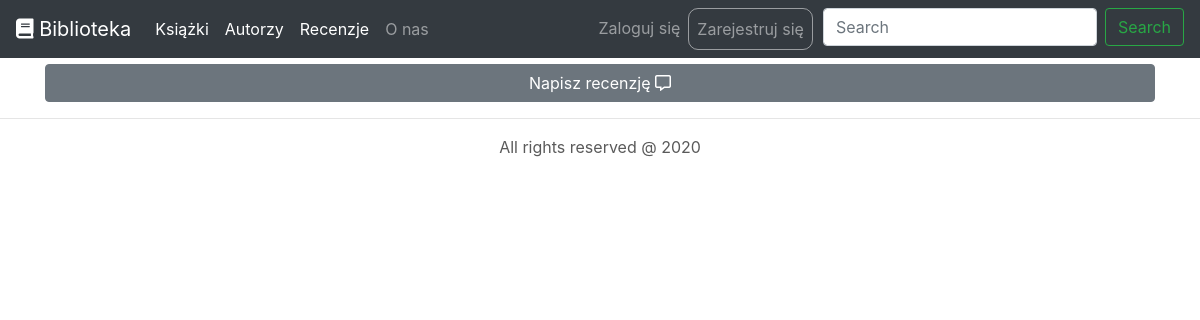
/recenzje, run on an earlier commit of the app's database.
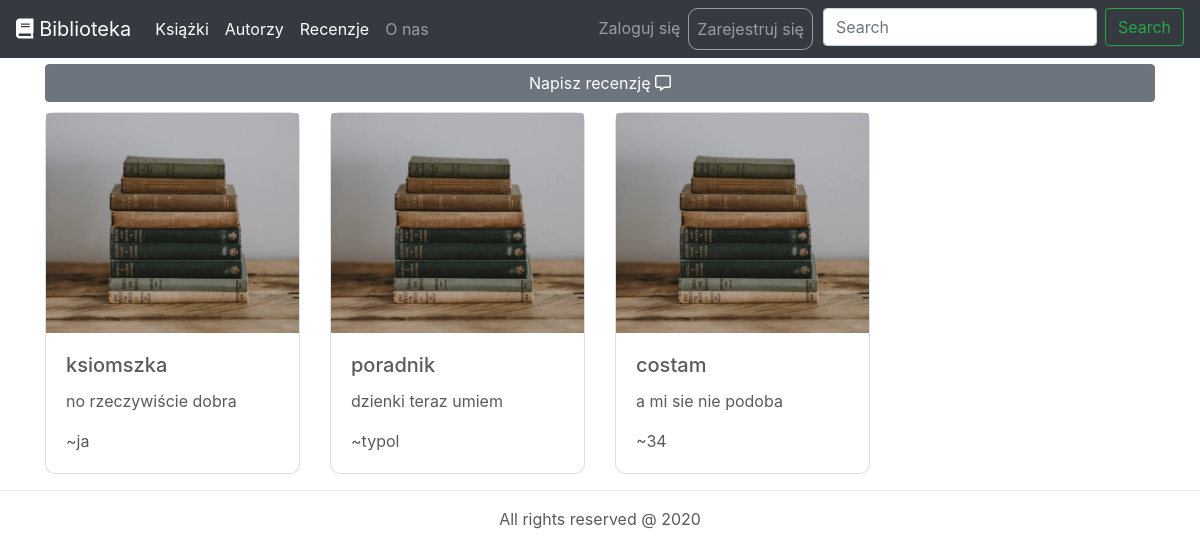
And on a later commit of the database.
### books/models.py (models this page shows, shortened)
class Review(models.Model):
    book = models.ForeignKey(to=Book, verbose_name="recenzowana książka", on_delete=models.CASCADE)
    author = models.CharField(verbose_name="autor recenzji", max_length=250)
    content = models.TextField(verbose_name="treść recenzji")
    is_recommended = models.BooleanField(verbose_name="polecam innym")
    class Meta:
        verbose_name = "recenzja"
        verbose_name_plural = "recenzje"

class Book(models.Model):
    title = models.CharField(verbose_name="Tytuł", max_length=100)
    short_description = models.TextField(verbose_name="Opis")
    published = models.DateField()
    photo = models.ImageField(verbose_name="zdjęcie", blank=True)
    author = models.ManyToManyField(to="books.Author", verbose_name="autorzy", related_name="books")
    class Meta:
        ordering = ["title"]
        verbose_name = "książka"
        verbose_name_plural = "książki"

### books/views.py (the view)
# urls.py: path("recenzje", views.ReviewList.as_view(), name="review_list"),
class ReviewList(ListView):
    model = Review
    template_name = "books/review_list.html"

### books/templates/books/review_list.html
{% extends 'base.html' %}
{% load static %}
{% block content %}
    <div class="container mt-3" style="border-radius: 50px">
        <a href="{% url 'review_create' %}" class="btn btn-secondary btn-block"  >
            Napisz recenzję <i class="far fa-comment-alt"></i>
        </a>
        <div class="row" style="border-radius: 50px">
            {% for review in review_list %}
                {% include "components/review_tiles.html" %}
            {% endfor %}
        </div>
    </div>
    <hr>
{% endblock %}

### books/templates/base.html (shortened to what this page needs)
{% load static %}
<!DOCTYPE html>
<html lang="en">
<head>
    <link type="text/css" rel="stylesheet" href="{% static 'css/btstrapmin.css' %}">
    <link type="text/css" rel="stylesheet" href="{% static 'css/carousel.css' %}">
    <link type="text/css" rel="stylesheet" href="{% static 'css/all.css' %}">
    <link type="text/css" rel="stylesheet" href="{% static 'css/style.css' %}">
</head>
<body >
{% include "components/navbar.html" %}
{% block content %}
{% endblock %}
{% include "components/footer.html" %}
</body>
</html>

### books/templates/components/navbar.html (shortened to what this page needs)
<nav class="navbar navbar-expand-md navbar-dark fixed-top bg-dark">
    <a class="navbar-brand" href="{% url 'title' %}"><i class="fas fa-book"></i> Biblioteka</a>
    <div class="collapse navbar-collapse" id="navbarCollapse">
        <ul class="navbar-nav mr-auto">
            <li class="nav-item active">
                <a class="nav-link" href="{% url 'lista' %}">Książki </a>
            </li>
            <li class="nav-item active">
                <a class="nav-link" href="{% url 'author_list' %}">Autorzy <span class="sr-only">(current)</span></a>
            </li>
            <li class="nav-item active">
                <a class="nav-link" href="{% url 'review_list' %}">Recenzje <span class="sr-only">(current)</span></a>
            </li>
            <li class="nav-item">
                <a class="nav-link" href="{% url 'about' %}">O nas</a>
            </li>
        </ul>
        <ul class="navbar-nav ml-auto" >
            {% if not user.is_authenticated %}
                <li class="nav-item">
                    <a href="{% url 'login' %}" class="nav-link">Zaloguj się</a>
                </li>
                <li class="nav-item">
                    <a href="{% url 'user_signup' %}" class="nav-link" style="border-style: solid; border-width: 1px;
                        border-radius: 10px">Zarejestruj się</a>
                </li>
            {% else %}
                <li class="nav-item">
                    <a href="{% url 'logout' %}" class="nav-link" style="border-style: solid; border-width: 1px;
                        border-radius: 10px">Wyloguj się</a>
                </li>
            {% endif %}
            <li class="nav-item" style="padding-left: 10px">
                <form class="form-inline mt-2 mt-md-0" method="get" action="{% url 'search' %}">
                    <input class="form-control mr-sm-2" type="text" placeholder="Search" aria-label="Search" name="q">
                    <button class="btn btn-outline-success my-2 my-sm-0" type="submit">Search</button>
                </form>
            </li>
        </ul>
    </div>
</nav>

### books/templates/components/review_tiles.html
{% load static %}
<div class="col-12 col-md-3" style="padding-top: 10px">
    <div class="card h-100" style="border-radius: 10px">
        {% if review.book.photo.url is not None %}
            <a href="{% url 'review_details' review.id %}"><img  src="{{ review.book.photo.url }}" class="card-img-top" alt="..." style="height: 220px; object-fit: cover"></a>
        {% else %}
            <a href="{% url 'review_details' review.id %}"><img  src="{% static '3.jpg' %}" class="card-img-top" alt="..."style="height: 220px; object-fit: cover"></a>
        {% endif %}
        <div class="card-body" >
            <h5 class="card-title"><a href="{% url 'review_details' review.id %}">{{ review.book.title }}</a></h5>
            <p class="card-text">{{ review.content|truncatewords:10 }}</p>
            <p class="card-text" style="">~{{ review.author }}</p>
        </div>
    </div>
</div>

### books/templates/components/footer.html
<footer class="footer">
    <div class="container text-center">
        <p>All rights reserved @ 2020</p>
    </div>
</footer>

### books/static/css/carousel.css (style rules this page uses)
body { padding-top: 3rem; padding-bottom: 3rem; color: #5a5a5a; }

### books/static/css/all.css (style rules this page uses)
.fa, .fas, .far, .fal, .fad, .fab { -moz-osx-font-smoothing: grayscale; -webkit-font-smoothing: antialiased; display: inline-block; font-style: normal; font-variant: normal; text-rendering: auto; line-height: 1; }
.fa-book:before { content: "\f02d"; }
.fa-comment-alt:before { content: "\f27a"; }
.far { font-family: 'Font Awesome 5 Free'; font-weight: 400; }
.fa, .fas { font-family: 'Font Awesome 5 Free'; font-weight: 900; }

### books/static/css/style.css (style rules this page uses)
.card-title a:link { color: inherit; }

What changed in the data, as far as the page shows it:
added Review: book "ksiomszka", content "no rzeczywiście dobra", author "ja"
added Review: book "poradnik", content "dzienki teraz umiem", author "typol"
added Review: book "costam", content "a mi sie nie podoba", author "34"
